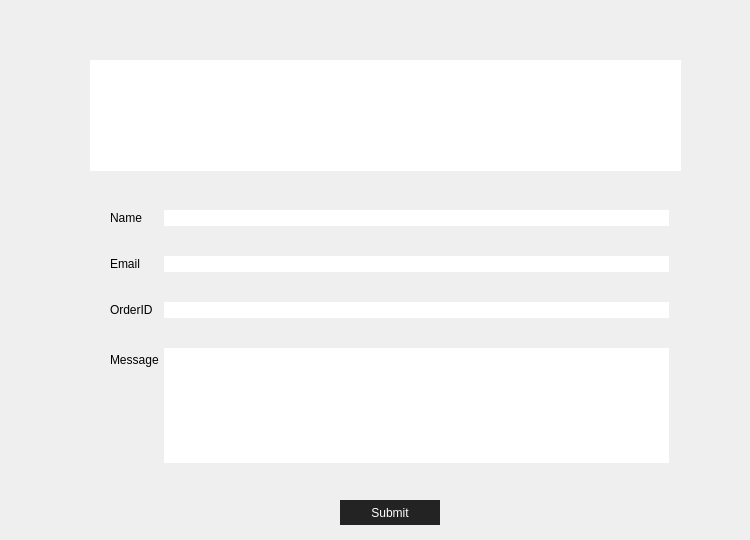
        <widget class="QWidget" name="page_11">
         <widget class="QFrame" name="frame_2">
          <property name="geometry">
           <rect>
            <x>30</x>
            <y>30</y>
            <width>711</width>
            <height>501</height>
           </rect>
          </property>
          <property name="styleSheet">
           <string notr="true">border:none;</string>
          </property>
          <property name="frameShape">
           <enum>QFrame::StyledPanel</enum>
          </property>
          <property name="frameShadow">
           <enum>QFrame::Raised</enum>
          </property>
          <widget class="QWidget" name="formWidget" native="true">
           <property name="geometry">
            <rect>
             <x>80</x>
             <y>160</y>
             <width>559</width>
             <height>289</height>
            </rect>
           </property>
           <property name="styleSheet">
            <string notr="true">QLabel{color: white;}
QLineEdit{ border: 1px solid black;}
border: none</string>
           </property>
           <layout class="QFormLayout" name="formLayout_2">
            <property name="horizontalSpacing">
             <number>5</number>
            </property>
            <property name="verticalSpacing">
             <number>30</number>
            </property>
            <property name="topMargin">
             <number>20</number>
            </property>
            <property name="bottomMargin">
             <number>0</number>
            </property>
            <item row="2" column="0">
             <widget class="QLabel" name="FDorderIDLabel">
              <property name="text">
               <string>OrderID</string>
              </property>
             </widget>
            </item>
            <item row="2" column="1">
             <widget class="QLineEdit" name="FDorderIDLineEdit"/>
            </item>
            <item row="3" column="0">
             <widget class="QLabel" name="FDmessageLabel">
              <property name="text">
               <string>Message</string>
              </property>
             </widget>
            </item>
            <item row="3" column="1">
             <widget class="QLineEdit" name="FDmessageLineEdit">
              <property name="minimumSize">
               <size>
                <width>0</width>
                <height>115</height>
               </size>
              </property>
             </widget>
            </item>
            <item row="0" column="1">
             <widget class="QLineEdit" name="FDnameLineEdit"/>
            </item>
            <item row="0" column="0">
             <widget class="QLabel" name="FDnameLabel">
              <property name="text">
               <string>Name</string>
              </property>
             </widget>
            </item>
            <item row="1" column="1">
             <widget class="QLineEdit" name="FDemailLineEdit"/>
            </item>
            <item row="1" column="0">
             <widget class="QLabel" name="FDemailLabel">
              <property name="text">
               <string>Email</string>
              </property>
             </widget>
            </item>
           </layout>
          </widget>
          <widget class="QPushButton" name="Submitfeedback_2">
           <property name="geometry">
            <rect>
             <x>310</x>
             <y>470</y>
             <width>100</width>
             <height>25</height>
            </rect>
           </property>
           <property name="minimumSize">
            <size>
             <width>50</width>
             <height>0</height>
            </size>
           </property>
           <property name="maximumSize">
            <size>
             <width>100</width>
             <height>16777215</height>
            </size>
           </property>
           <property name="styleSheet">
            <string notr="true">background-color: rgb(35, 35, 35);
color: rgb(255, 255, 255);</string>
           </property>
           <property name="text">
            <string>Submit</string>
           </property>
          </widget>
          <widget class="QTextEdit" name="FeedbackText_2">
           <property name="geometry">
            <rect>
             <x>60</x>
             <y>30</y>
             <width>591</width>
             <height>111</height>
            </rect>
           </property>
           <property name="styleSheet">
            <string notr="true">border: none;</string>
           </property>
           <property name="html">
            <string>&lt;!DOCTYPE HTML PUBLIC &quot;-//W3C//DTD HTML 4.0//EN&quot; &quot;http://www.w3.org/TR/REC-html40/strict.dtd&quot;&gt;
&lt;html&gt;&lt;head&gt;&lt;meta name=&quot;qrichtext&quot; content=&quot;1&quot; /&gt;&lt;style type=&quot;text/css&quot;&gt;
p, li { white-space: pre-wrap; }
&lt;/style&gt;&lt;/head&gt;&lt;body style=&quot; font-family:'Ubuntu'; font-size:11pt; font-weight:400; font-style:normal;&quot;&gt;
&lt;p align=&quot;center&quot; style=&quot; margin-top:0px; margin-bottom:0px; margin-left:0px; margin-right:0px; -qt-block-indent:0; text-indent:0px;&quot;&gt;&lt;span style=&quot; font-family:'Sans Serif'; font-size:18pt; font-weight:600; color:#ffffff;&quot;&gt;FeedBack&lt;/span&gt;&lt;/p&gt;
&lt;p align=&quot;center&quot; style=&quot;-qt-paragraph-type:empty; margin-top:0px; margin-bottom:0px; margin-left:0px; margin-right:0px; -qt-block-indent:0; text-indent:0px; font-family:'Sans Serif'; font-size:18pt; font-weight:600; color:#ffffff;&quot;&gt;&lt;br /&gt;&lt;/p&gt;
&lt;p align=&quot;center&quot; style=&quot; margin-top:0px; margin-bottom:0px; margin-left:0px; margin-right:0px; -qt-block-indent:0; text-indent:0px;&quot;&gt;&lt;span style=&quot; font-family:'Sans Serif'; font-size:12pt; color:#ffffff;&quot;&gt;We would love to hear your thought, suggestions, or concerns with anything so we can improve&lt;/span&gt;&lt;/p&gt;&lt;/body&gt;&lt;/html&gt;</string>
           </property>
          </widget>
         </widget>
        </widget>
